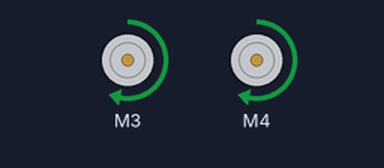
A sketch run on a simulated Arduino Uno, built with avr-gcc and run on an emulated ATmega328P. On the bench: 2 × DC motor (green arrow = forward, orange = backward, longer = faster). What the sketch prints to the serial monitor is not drawn.

Above: at 1.0 s.
At 3.0 s:
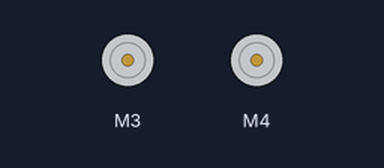
Timing chart, 0 to 5.2 s (numbered marks = the images above):
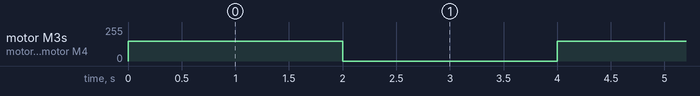

The sketch:

sketch_sep25a.ino
```cpp
#include <AFMotor.h>

AF_DCMotor leftMotor(3);
AF_DCMotor rightMotor(4);

void setup() {
  Serial.begin(9600);

  leftMotor.setSpeed(150);
  rightMotor.setSpeed(150);

  Serial.println("SaarthiAI Motor System Ready");
}

void loop() {
  // Forward
  leftMotor.run(FORWARD);
  rightMotor.run(FORWARD);
  delay(2000);

  // Stop
  leftMotor.run(RELEASE);
  rightMotor.run(RELEASE);
  delay(2000);
}
```

Measured:
- by itself, motor M3, motor M4: alternates forward 150/255 for 2.0 s and stopped for 2.0 s
